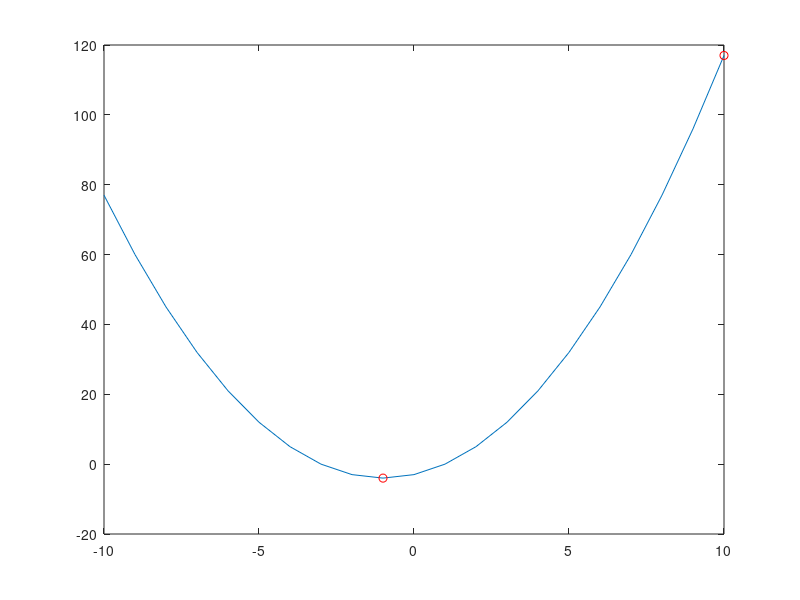

Write MATLAB code to recreate this figure.
a = 1;
b = 2;
c = -3;

sqrt_sum = b^2 - 4*a*c;
zero1 = (-b + sqrt(sqrt_sum))/(2 * a),
zero2 = (-b - sqrt(sqrt_sum))/(2 * a),

a*zero1^2+b*zero1+c == 0,
a*zero2^2+b*zero2+c == 0,

x=-10:10;
y = a*x.^2+b*x+c;
plot(x,y),
[~,imn] = min(y);
[~,imx] = max(y);
hold on

plot(x([imn;imx]), y([imn;imx]), 'or'),

